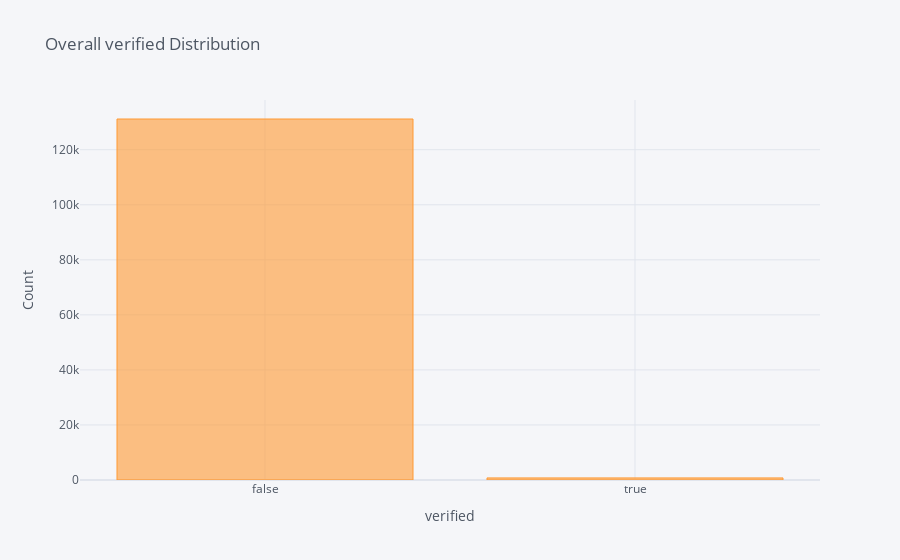

Notebook code for this chart:
### Code cell
endsars['verified'].value_counts().iplot(kind='bar', xTitle='verified',
                                    yTitle='Count', title='Overall verified Distribution')

### Figure 1 — Plotly figure (JSON) as saved in the notebook; plotly's stock layout.template omitted (floating-point values rounded to 4 significant figures)
{"data": [{"marker": {"color": "rgba(255, 153, 51, 0.6)", "line": {"color": "rgba(255, 153, 51, 1.0)", "width": 1}}, "name": "verified", "orientation": "v", "text": "", "type": "bar", "x": [false, true], "y": [131179, 751]}], "layout": {"legend": {"bgcolor": "#F5F6F9", "font": {"color": "#4D5663"}}, "paper_bgcolor": "#F5F6F9", "plot_bgcolor": "#F5F6F9", "title": {"font": {"color": "#4D5663"}, "text": "Overall verified Distribution"}, "xaxis": {"gridcolor": "#E1E5ED", "showgrid": true, "tickfont": {"color": "#4D5663"}, "title": {"font": {"color": "#4D5663"}, "text": "verified"}, "zerolinecolor": "#E1E5ED"}, "yaxis": {"gridcolor": "#E1E5ED", "showgrid": true, "tickfont": {"color": "#4D5663"}, "title": {"font": {"color": "#4D5663"}, "text": "Count"}, "zerolinecolor": "#E1E5ED"}}}
